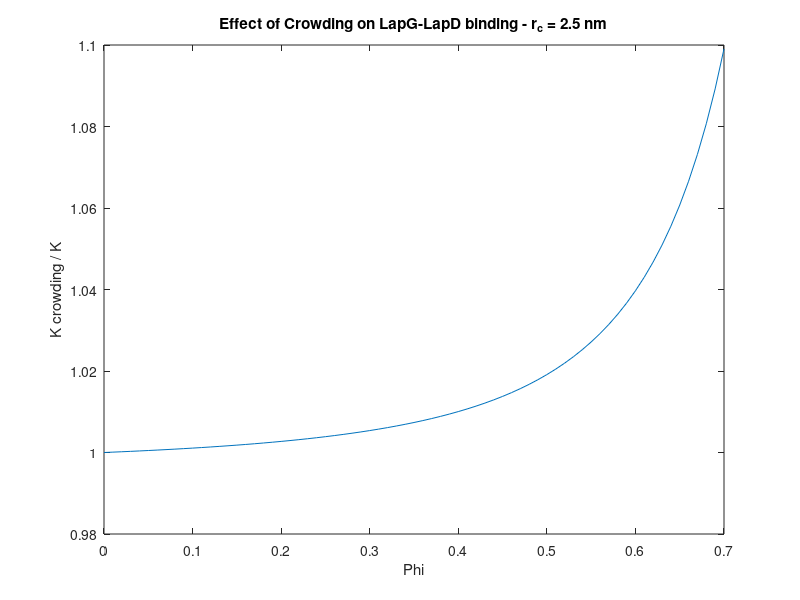

MATLAB code for this plot: (Note: this script raises an error after producing the figure.)
% Putting reactant LapG into crowded solution 

rp = 2.94; %nm protein
rc = 2.21;
%rc = 2.37; %nm crowder
r = rp./rc;
phi = 0:0.01:0.7;
R = 8.314; % J/mol
T = 298; % K
%K = 76335.87;
KD = 1*10^-6;
K = 1/KD;%weak binding to LapD

a1 = r.^3 + 3*r.^2 + 3.*r;
a2 = 1.5 * (2 * r.^3 + 3 * r.^2);
a3 = 3 * r.^3;
q = phi./(1 - phi);
FA_crowd = R * T *(-log(1 - phi) + a1.*q + a2.*q.^2 + a3.*q.^3)/1000; % kJ/mol, from dilute to crowded media

% LapG-LapD dimer formed in dilute solution
FAB_naught = R*T*log(KD); %kJ/mol
%delF_LapD = -R * T * 0.0763/1000

%Putting LapD dimer from dilute to crowded media 
rp = 3.59; %nm protein
rc = 2.21;
%rc = 2.37; %nm crowder
r = rp./rc;
%phi = 0;
R = 8.314; % J/mol
T = 298; % K
%K = 76335.87;
KD = 1*10^-6; %weak binding to LapD

a1 = r.^3 + 3*r.^2 + 3.*r;
a2 = 1.5 * (2 * r.^3 + 3 * r.^2);
a3 = 3 * r.^3;
q = phi./(1 - phi);
FB_crowd = R * T *(-log(1 - phi) + a1.*q + a2.*q.^2 + a3.*q.^3)/1000; % kJ/mol, from dilute to crowded media

%Assume LapG-LapD complex formed and putting it into crowded solution

rp = 3.97; %nm protein
rc = 2.21; %nm crowder
r = rp./rc;
%phi = 0.3;
R = 8.314; % J/mol
T = 298; % K

a1 = r.^3 + 3*r.^2 +3.*r;
a2 = 1.5 * (2 * r.^3 + 3 * r.^2);
a3 = 3 * r.^3;
q = phi./(1 - phi);
FAB_crowd = R * T *(-log(1 - phi) + a1.*q + a2.*q.^2 + a3.*q.^3)/1000; % kJ/mol

Fab = FAB_naught + FAB_crowd - FA_crowd - FB_crowd

K_crowd = exp(-Fab/R/T)
x = K_crowd./K

plot(phi,(K_crowd./K));  
title('Effect of Crowding on LapG-LapD binding - r_c = 2.5 nm')
xlabel('Phi')
ylabel('K crowding / K')
%ylim([1 1.5]);
hold on

filename = 'Project.xlsx';
xlRange = 'A3'
xlswrite(filename,phi,xlRange)